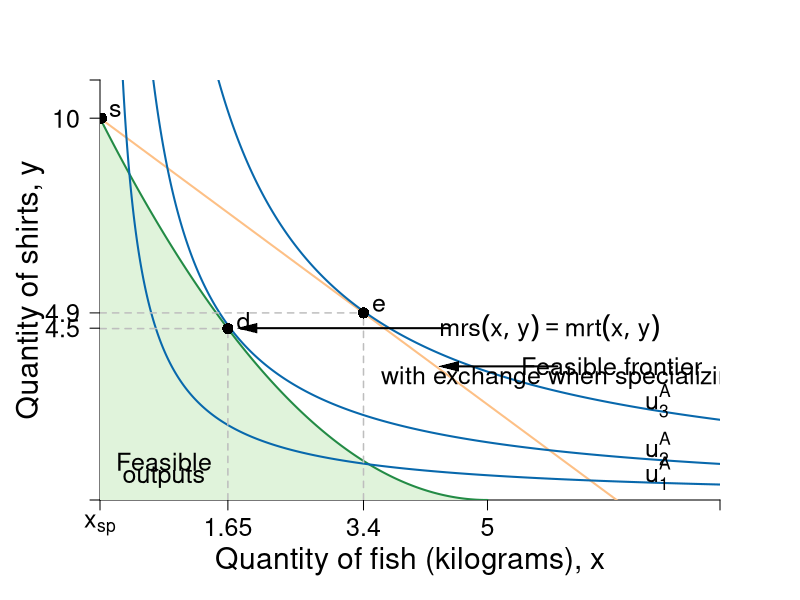

Reproduce this figure in R.
#Graph Designer: Simon Halliday
#Authors: Bowles, Foley and Halliday
#Title: Coordination, Conflict and Competition: A Text in Microeconomics

require(shape)
pdf(file = "specprodexch/ppf_eos_indiff_numeric.pdf", width = 9, height = 9)

#Set parameters for graphics
pointsize <- 1.8
axislabelsize <- 1.8
labelsize <- 1.5
namesize <- 1.8
annotatesize <- 1.5
graphlinewidth <- 2
segmentlinewidth <- 1.5

COL <- c("#7fc97f", "#beaed4", "#fdc086", "#ffff99", "#386cb0", "#f0027f", "#bf5b17", "#666666")
COLA <- c("#e0f3db", "#99d8c9","#66c2a4","#41ae76", "#238b45", "#005824")
COLB <- c("#4eb3d3", "#2b8cbe", "#0868ac","#084081")

#Edited the margins to cater for the larger LHS labels
par(mar =  c(5, 5, 4, 4))

#Change this to make it log of l 

# ppf <- function(l, k = 0.5) {
#   k * (1/l)
# }

ppf <- function(fish, k = 10/25, alpha = 2, maxfish = 5) {
  k * (fish - maxfish)^alpha 
}
# 
# fishProd <- function(l, k = 0.5){
#   (-k)*l
# }
# 
# feasibleLabor <- function(l, time = 10){
#   -time - l
# }
# 
# manufactureProd <- function(l, k = 0.1, alpha = 2){
#   k * (-l)^alpha
# }

uFn <- function(x, y, alpha = 0.5){
  (x^alpha)*(y^(1-alpha))
}

budgetExchange <- function(x, yintercept = 12, slope = 1){
  yintercept - slope * x
}

xlims <- c(0, 8)
ylims <- c(0, 11)

npts <- 501 
x <- seq(xlims[1], xlims[2], length.out = npts)
y <- seq(ylims[1], ylims[2], length.out = npts) 
a <- c(1.8, 2.75, 4.1)

plot(0, 0, xlim = xlims, ylim = ylims, type = "n",
     xlab = expression(paste("")),
     ylab = expression(paste("")), 
     xaxt = "n", 
     yaxt = "n", 
     cex.lab = axislabelsize, 
     bty = "n", 
     xaxs="i", 
     yaxs="i"
)

# ticksy <- seq(from = 0, to = ylims[2], by = 1)
# ylabels <- seq(from = 0, to = ylims[2], by = 1)
# ticksx <- seq(from = 0, to = xlims[2], by = 1)
# xlabels <- seq(from = 0, to = xlims[2], by = 1)
ticksy <- c(ylims[1], 4.5, 4.9, 10, ylims[2])
ylabels <- c(NA, expression(paste(4.5)), expression(paste(4.9)),expression(paste(10))   , NA)
ticksx <- c(xlims[1], 1.65, 3.4, 5,  xlims[2])
xlabels <- c(expression(paste(x[sp])), expression(paste(1.65)), expression(paste(3.4)), expression(paste(5)), NA)


axis(1, at = ticksx, pos = 0, labels = xlabels, cex.axis = labelsize)
axis(2, at = ticksy, pos = 0, labels = ylabels, las = 1, cex.axis = labelsize)

npts <- 500 
xx1 <- seq(0, 5, length.out = npts)
xx2 <- seq(0, xlims[2], length.out = npts)
xx3 <- seq(xlims[1], 0, length.out = npts)
xx4 <- seq(-11, 0, length.out = npts)

#Draw the polygon for shading the feasible set
xpoly1 <- seq(from = 0, to = 5, length.out = 500)
ypoly1 <- ppf(xpoly1, k = 10/25, alpha = 2, maxfish = 5)
polygon(x = c(xpoly1, rev(xpoly1[1])), y = c(ypoly1, rev(ypoly1)[1]), col=COLA[1], density=NULL, border = NA)

#Draw the graphs
lines(xx1, ppf(xx1, k = 10/25, alpha = 2, maxfish = 5), col = COLA[5], lwd = graphlinewidth)
lines(xx2, budgetExchange(xx2,  yintercept = 10, slope = 1.5), col = COL[3], lwd = graphlinewidth)
#lines(xx3, feasibleLabor(xx3, time = 10), col = COL[3], lwd = graphlinewidth)
#lines(xx4, manufactureProd(xx4, k = 0.1, alpha = 2), col = COLB[4], lwd = graphlinewidth)

#Label axes
mtext(expression(paste("Quantity of fish (kilograms), ", x)), side = 1, line = 3, cex = axislabelsize)
text(-0.9, 0.5*ylims[2], expression(paste("Quantity of shirts, ", y)), xpd = TRUE, cex = axislabelsize, srt = 90) 


contour(x, y, 
        outer(x, y, uFn),
        drawlabels = FALSE,
        col = COLB[3],
        lwd = graphlinewidth,
        levels = a, 
        xaxs="i", 
        yaxs="i", 
        add = TRUE)

#Label the indifference curves
text(7.2, 0.7, expression(u[1]^A), cex = labelsize)
text(7.2, 1.35, expression(u[2]^A), cex = labelsize)
text(7.2, 2.6, expression(u[3]^A), cex = labelsize)

#Label point d
text(1.65 + 0.2, ppf(fish = 1.65) +.2, expression(d), cex = labelsize)
segments(1.65, 0, 1.65, ppf(fish = 1.65), lty = 2, col = "gray", lwd = segmentlinewidth)
segments(0, ppf(fish = 1.65), 1.65, ppf(fish = 1.65, k = 10/25, alpha = 2, maxfish = 5), lty = 2, col = "gray", lwd = segmentlinewidth)
points(1.65, ppf(fish = 1.65), pch = 16, col = "black", cex = 1.5)

#Label point e
text(3.4 + 0.2, budgetExchange(3.4,  yintercept = 10, slope = 1.5) +.2, expression(e), cex = labelsize)
segments(3.4, 0, 3.4, budgetExchange(3.4,  yintercept = 10, slope = 1.5), lty = 2, col = "gray", lwd = segmentlinewidth)
segments(0, budgetExchange(3.4,  yintercept = 10, slope = 1.5), 3.4, budgetExchange(3.4,  yintercept = 10, slope = 1.5), lty = 2, col = "gray", lwd = segmentlinewidth)
points(3.4, budgetExchange(3.4,  yintercept = 10, slope = 1.5), pch = 16, col = "black", cex = 1.5)

#Label point s
text(0.2, 10.2, expression(s), cex = labelsize)
points(0.02, 10, pch = 16, col = "black", cex = 1.5)

#Label the feasible frontier
#text(4.5, 7.8, expression("Feasible Frontier"), cex = labelsize)
#text(4.5, 7.4, expression("(production possibilities frontier)"), cex = labelsize)
#Arrows(3.2, 7.8, 0.75, 7.8, col = "black", lty = 1, lwd = 2, arr.type = "triangle", arr.lwd = 0.5)


#Label the exchange constraint
text(6.6, 3.5, expression("Feasible frontier"), cex = labelsize)
text(6.6, 3.2, expression("with exchange when specializing in shirts"), cex = labelsize)
Arrows(5.9, 3.5, 4.5, 3.5, col = "black", lty = 1, lwd = 2, arr.type = "triangle", arr.lwd = 0.5)

#Label mrt = mrs
text(5.8, 4.5, expression(paste(mrs(x,y) == mrt(x,y))), cex = labelsize)
Arrows(4.5, 4.5, 1.9, 4.5, col = "black", lty = 1, lwd = 2, arr.type = "triangle", arr.lwd = 0.5)

text(0.825, 1, expression("Feasible"), cex = labelsize)
text(0.825, 0.6, expression("outputs"), cex = labelsize)

dev.off()
